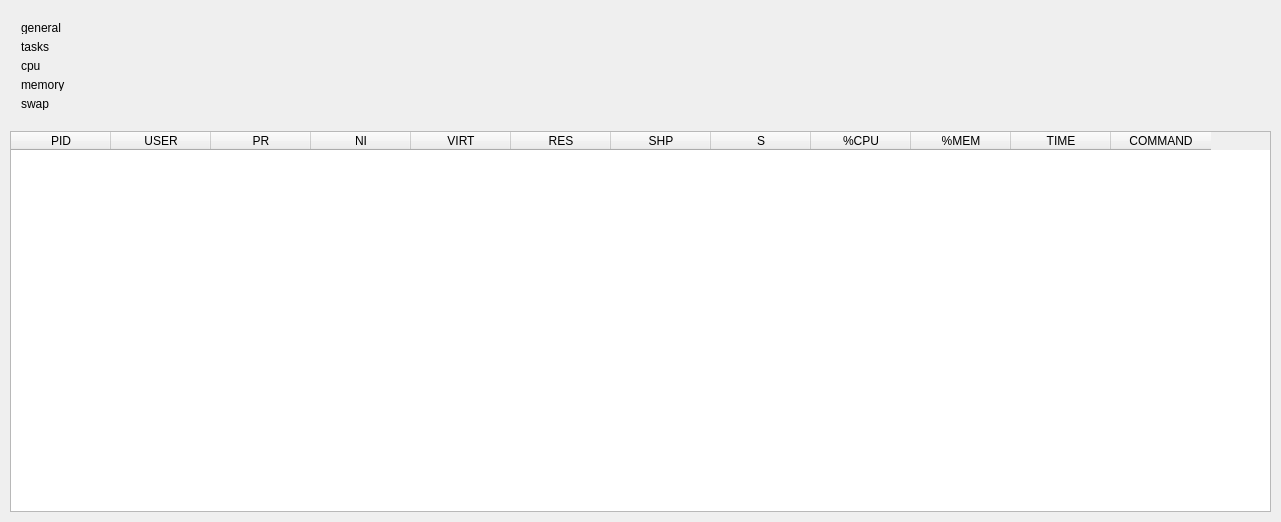
<?xml version="1.0" encoding="UTF-8"?>
<ui version="4.0">
 <class>View</class>
 <widget class="QMainWindow" name="View">
  <property name="geometry">
   <rect>
    <x>0</x>
    <y>0</y>
    <width>1281</width>
    <height>522</height>
   </rect>
  </property>
  <property name="windowTitle">
   <string>ctop</string>
  </property>
  <widget class="QWidget" name="centralWidget">
   <widget class="QTableWidget" name="processesTableWidget">
    <property name="geometry">
     <rect>
      <x>10</x>
      <y>131</y>
      <width>1261</width>
      <height>381</height>
     </rect>
    </property>
    <column>
     <property name="text">
      <string>PID</string>
     </property>
    </column>
    <column>
     <property name="text">
      <string>USER</string>
     </property>
    </column>
    <column>
     <property name="text">
      <string>PR</string>
     </property>
    </column>
    <column>
     <property name="text">
      <string>NI</string>
     </property>
    </column>
    <column>
     <property name="text">
      <string>VIRT</string>
     </property>
    </column>
    <column>
     <property name="text">
      <string>RES</string>
     </property>
    </column>
    <column>
     <property name="text">
      <string>SHP</string>
     </property>
    </column>
    <column>
     <property name="text">
      <string>S</string>
     </property>
    </column>
    <column>
     <property name="text">
      <string>%CPU</string>
     </property>
    </column>
    <column>
     <property name="text">
      <string>%MEM</string>
     </property>
    </column>
    <column>
     <property name="text">
      <string>TIME</string>
     </property>
    </column>
    <column>
     <property name="text">
      <string>COMMAND</string>
     </property>
    </column>
   </widget>
   <widget class="QWidget" name="verticalLayoutWidget">
    <property name="geometry">
     <rect>
      <x>10</x>
      <y>10</y>
      <width>1261</width>
      <height>111</height>
     </rect>
    </property>
    <layout class="QVBoxLayout" name="verticalLayout">
     <item>
      <widget class="QLabel" name="general">
       <property name="text">
        <string>general</string>
       </property>
      </widget>
     </item>
     <item>
      <widget class="QLabel" name="tasks">
       <property name="text">
        <string>tasks</string>
       </property>
      </widget>
     </item>
     <item>
      <widget class="QLabel" name="cpu">
       <property name="text">
        <string>cpu</string>
       </property>
      </widget>
     </item>
     <item>
      <widget class="QLabel" name="memory">
       <property name="text">
        <string>memory</string>
       </property>
      </widget>
     </item>
     <item>
      <widget class="QLabel" name="swap">
       <property name="text">
        <string>swap</string>
       </property>
      </widget>
     </item>
    </layout>
   </widget>
  </widget>
 </widget>
 <layoutdefault spacing="6" margin="11"/>
 <resources/>
 <connections/>
</ui>
